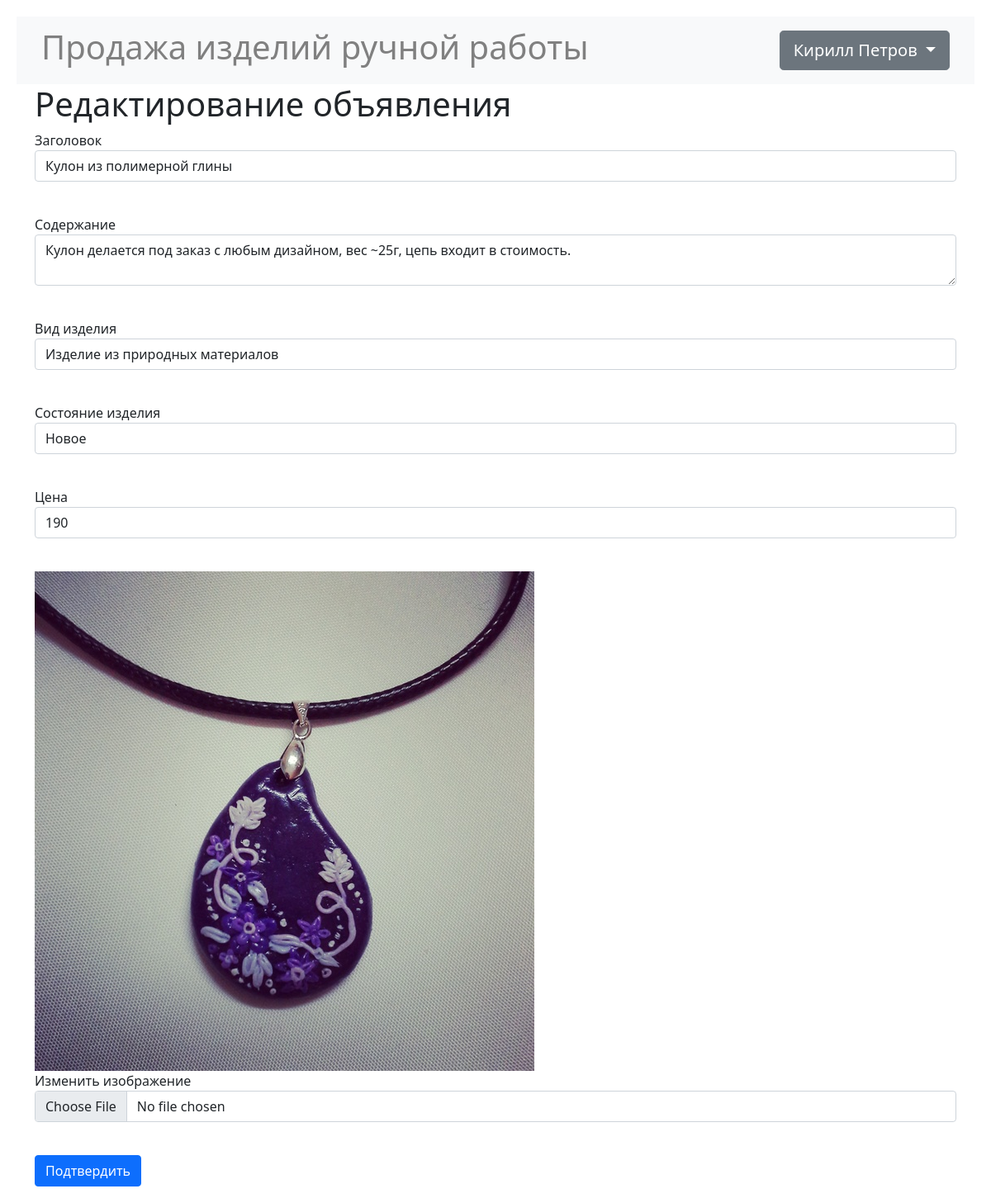
The page /ad/4 (signed in) on the database its author committed.
### data/users.py (models this page shows, shortened)
class User(SqlAlchemyBase, UserMixin, SerializerMixin):
    __tablename__ = 'users'
    id = sqlalchemy.Column(sqlalchemy.Integer,
                           primary_key=True, autoincrement=True)
    name = sqlalchemy.Column(sqlalchemy.String, nullable=True)
    surname = sqlalchemy.Column(sqlalchemy.String, nullable=True)
    patronymic = sqlalchemy.Column(sqlalchemy.String, nullable=True)
    city = sqlalchemy.Column(sqlalchemy.String, nullable=True)
    age = sqlalchemy.Column(sqlalchemy.Integer, nullable=True)
    email = sqlalchemy.Column(sqlalchemy.String,
                              index=True, unique=True, nullable=True)
    about = sqlalchemy.Column(sqlalchemy.String, nullable=True)
    hashed_password = sqlalchemy.Column(sqlalchemy.String, nullable=True)
    created_date = sqlalchemy.Column(sqlalchemy.DateTime,
                                     default=datetime.datetime.now)
    ads = orm.relation("Ad", back_populates='user')

### data/ads.py (models this page shows)
class Ad(SqlAlchemyBase, SerializerMixin):
    __tablename__ = 'ads'
    id = sqlalchemy.Column(sqlalchemy.Integer,
                           primary_key=True, autoincrement=True)
    user_id = sqlalchemy.Column(sqlalchemy.Integer,
                                sqlalchemy.ForeignKey("users.id"))
    title = sqlalchemy.Column(sqlalchemy.String, nullable=True)
    content = sqlalchemy.Column(sqlalchemy.String, nullable=True)
    price = sqlalchemy.Column(sqlalchemy.Integer, nullable=True)
    filename = sqlalchemy.Column(sqlalchemy.String, nullable=True)
    created_date = sqlalchemy.Column(sqlalchemy.DateTime,
                                     default=datetime.datetime.now)
    is_sold = sqlalchemy.Column(sqlalchemy.Boolean, default=False)
    material = sqlalchemy.Column(sqlalchemy.String, nullable=True)
    condition = sqlalchemy.Column(sqlalchemy.String, nullable=True)
    user = orm.relation('User')

### main.py (the view, shortened to what this page needs)
@app.route('/ad/<int:id>', methods=['GET', 'POST'])
@login_required
def edit_ad(id):
    form = AdEditForm()
    if request.method == "GET":
        db_sess = db_session.create_session()
        ad = db_sess.query(Ad).filter(Ad.id == id,
                                      Ad.user == current_user).first()
        if ad:
            form.title.data = ad.title
            form.content.data = ad.content
            form.price.data = ad.price
            form.material.data = ad.material
            form.condition.data = ad.condition
            form.current_img.data = f"../static/img/{ad.filename}"
        else:
            abort(404)
    return render_template('ad.html',
                           title='Редактирование объявления',
                           form=form)

### forms/ad.py
class AdEditForm(AdForm):
    image = FileField("Изменить изображение")

### data/db_session.py (called while the page is built)
def create_session() -> Session:
    global __factory
    return __factory()

### main.py (called while the page is built)
@login_manager.user_loader
def load_user(user_id):
    db_sess = db_session.create_session()
    return db_sess.query(User).get(user_id)

### templates/ad.html (shortened to what this page needs)
{% extends "base.html" %}
{% block content %}
<h1>{{ title }}</h1>
<form action="" method="post" enctype="multipart/form-data">
    <p>
        {{ form.title.label }}<br>
        {{ form.title(class="form-control") }}<br>
    <p>
        {{ form.content.label }}<br>
        {{ form.content(class="form-control") }}<br>
    <p>
        {{ form.material.label }}<br>
        {{ form.material(class="form-control") }}<br>
    <p>
        {{ form.condition.label }}<br>
        {{ form.condition(class="form-control") }}<br>
    <p>
        {{ form.price.label }}<br>
        {{ form.price(class="form-control") }}<br>
    <p>
        {% if form.current_img.data %}
            <img src={{ form.current_img.data }}
                 alt="Прошлое изображение товара"><br>
        {% endif %}
        {{ form.image.label }}<br>
        {{ form.image(class="form-control") }}<br>
    <p>{{ form.submit(type="submit", class="btn btn-primary") }}</p>
</form>
{% endblock %}

### templates/base.html (shortened to what this page needs)
<!doctype html>
<html lang="en">
<head>
    <link href="https://cdn.jsdelivr.net/npm/bootstrap@5.1.3/dist/css/bootstrap.min.css"
          rel="stylesheet"
>
    <link rel="stylesheet" type="text/css" href={{css}}>
    <link rel="stylesheet" type="text/css" href="/static/css/base.css">
</head>
<body>
<header>
    <nav class="navbar navbar-light bg-light">
        <span class="navbar-text h1" data-bs-toggle="tooltip"
              data-bs-placement="bottom" title="Перейти на главную страницу">
            <a href="/" class="base_title"
               style="color:grey; white-space: nowrap;">
                Продажа изделий ручной работы</a></span>
        {% if current_user.is_authenticated %}
        <div class="btn-group">
            <button type="button"
                    class="btn btn-secondary btn-lg dropdown-toggle"
                    data-bs-toggle="dropdown" aria-expanded="false">
                {{ current_user.name }} {{ current_user.surname }}
            </button>
        </div>
        {% else %}
        <p>
            <a class="btn btn-primary"
               href="/register">Зарегистрироваться</a>
            <a class="btn btn-success" href="/login">Войти</a>
        </p>
        {% endif %}
    </nav>
</header>
<main role="main" class="container">
    {% block content %}{% endblock %}
</main>
</body>
</html>

### static/css/base.css (style rules this page uses)
body { margin: 20px; }
.navbar { padding: 5px 30px; }
.base_title { text-decoration: none; }

### rows shown on the page
User: name "Кирилл", surname "Петров"
Ad: title "Кулон из полимерной глины", content "Кулон делается под заказ с любым дизайном, вес ~25г, цепь входит в стоимость.", material "Изделие из природных материалов", condition "Новое", price "190"

### other values the page prints
{{ title }} "Редактирование объявления"
